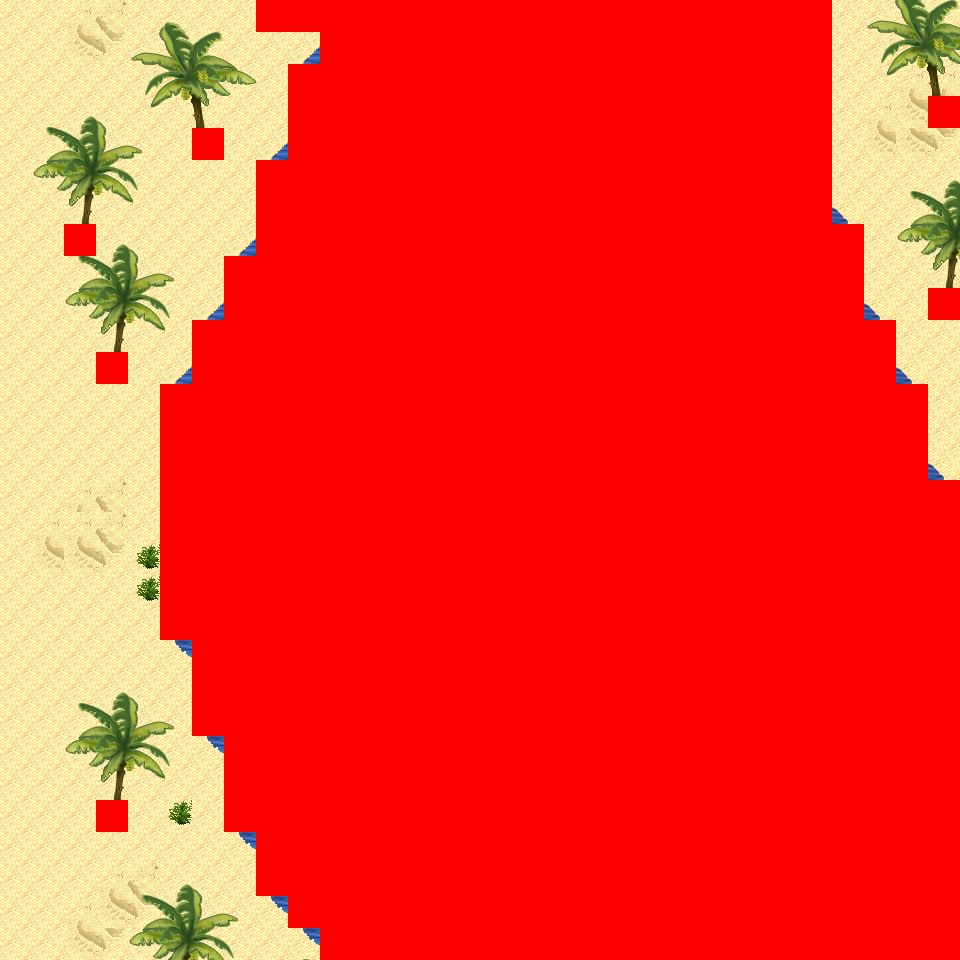

Tiled map render using the project's own tile images. Description and the map definition, with tile-layer contents summarised, below:
An orthogonal 30x30 tile map with 32x32 px tiles, 6 tile layers (Ground, Object, Object2, Above, ...), 14 tilesets and 6 objects (6x mapExit).

<map version="1.0" orientation="orthogonal" renderorder="right-down" width="30" height="30" tilewidth="32" tileheight="32" nextobjectid="7">
  <tileset firstgid="1" name="tileset_logic_collision" tilewidth="32" tileheight="32" tilecount="1" columns="1">
    <image source="../drawable/tileset_logic_collision.png" width="32" height="32" />
  </tileset>
  <tileset firstgid="2" name="tileset_ground_ground" tilewidth="32" tileheight="32" tilecount="33" columns="3">
    <image source="../drawable/tileset_ground_ground.png" width="96" height="352" />
  </tileset>
  <tileset firstgid="35" name="tileset_terrain_desert" tilewidth="32" tileheight="32" tilecount="88" columns="8">
    <image source="../drawable/tileset_terrain_desert.png" width="256" height="352" />
  </tileset>
  <tileset firstgid="123" name="tileset_building_stone_ruins" tilewidth="32" tileheight="32" tilecount="72" columns="6">
    <image source="../drawable/tileset_building_stone_ruins.png" width="192" height="384" />
  </tileset>
  <tileset firstgid="195" name="tileset_ground_sand_edges" tilewidth="32" tileheight="32" tilecount="15" columns="5">
    <image source="../drawable/tileset_ground_sand_edges.png" width="160" height="96" />
  </tileset>
  <tileset firstgid="210" name="tileset_ground_slate_tiles" tilewidth="32" tileheight="32" tilecount="15" columns="5">
    <image source="../drawable/tileset_ground_slate_tiles.png" width="160" height="96" />
  </tileset>
  <tileset firstgid="225" name="tileset_ground_sand_2" tilewidth="32" tileheight="32" tilecount="15" columns="5">
    <image source="../drawable/tileset_ground_sand_2.png" width="160" height="96" />
  </tileset>
  <tileset firstgid="240" name="tileset_plant_cactus_2" tilewidth="32" tileheight="32" tilecount="10" columns="5">
    <image source="../drawable/tileset_plant_cactus_2.png" width="160" height="64" />
  </tileset>
  <tileset firstgid="250" name="tileset_plant_round_cactuses" tilewidth="32" tileheight="32" tilecount="20" columns="10">
    <image source="../drawable/tileset_plant_round_cactuses.png" width="320" height="64" />
  </tileset>
  <tileset firstgid="270" name="tileset_plant_tree_banana_tree" tilewidth="32" tileheight="32" tilecount="40" columns="4">
    <image source="../drawable/tileset_plant_tree_banana_tree.png" width="128" height="320" />
  </tileset>
  <tileset firstgid="310" name="tileset_plant_tree_palm_tree" tilewidth="32" tileheight="32" tilecount="6" columns="2">
    <image source="../drawable/tileset_plant_tree_palm_tree.png" width="64" height="96" />
  </tileset>
  <tileset firstgid="316" name="tileset_plant_tree_palm_trees" tilewidth="32" tileheight="32" tilecount="40" columns="4">
    <image source="../drawable/tileset_plant_tree_palm_trees.png" width="128" height="320" />
  </tileset>
  <tileset firstgid="356" name="tileset_building_stone_tower" tilewidth="32" tileheight="32" tilecount="14" columns="2">
    <image source="../drawable/tileset_building_stone_tower.png" width="64" height="224" />
  </tileset>
  <tileset firstgid="370" name="tileset_plant_bush_large_green" tilewidth="32" tileheight="32" tilecount="9" columns="3">
    <image source="../drawable/tileset_plant_bush_large_green.png" width="96" height="96" />
  </tileset>
  <layer name="Ground" width="30" height="30">
    <data>[900 cells, 900 non-empty, 6 distinct tile ids]</data>
  </layer>
  <layer name="Object" width="30" height="30">
    <data>[900 cells, 71 non-empty, 13 distinct tile ids]</data>
  </layer>
  <layer name="Object2" width="30" height="30">
    <data>[900 cells, 0 non-empty, 0 distinct tile ids]</data>
  </layer>
  <layer name="Above" width="30" height="30">
    <data>[900 cells, 85 non-empty, 27 distinct tile ids]</data>
  </layer>
  <layer name="Above2" width="30" height="30">
    <data>[900 cells, 0 non-empty, 0 distinct tile ids]</data>
  </layer>
  <layer name="Walkable" width="30" height="30">
    <data>[900 cells, 653 non-empty, 1 distinct tile ids]</data>
  </layer>
  <objectgroup name="MapEvents">
    <object id="1" name="north" type="mapExit" x="0" y="0" width="256" height="32">
      <properties>
        <property name="map" value="level_0_x34_y111" />
        <property name="x" value="0" />
        <property name="y" value="28" />
      </properties>
    </object>
    <object id="2" name="north2" type="mapExit" x="832" y="0" width="128" height="32">
      <properties>
        <property name="map" value="level_0_x34_y111" />
        <property name="x" value="26" />
        <property name="y" value="28" />
      </properties>
    </object>
    <object id="3" name="south" type="mapExit" x="0" y="928" width="320" height="32">
      <properties>
        <property name="map" value="level_0_x34_y113" />
        <property name="x" value="0" />
        <property name="y" value="1" />
      </properties>
    </object>
    <object id="4" name="east" type="mapExit" x="928" y="0" width="32" height="96">
      <properties>
        <property name="map" value="level_0_x35_y112" />
        <property name="x" value="1" />
        <property name="y" value="0" />
      </properties>
    </object>
    <object id="5" name="east2" type="mapExit" x="928" y="128" width="32" height="160">
      <properties>
        <property name="map" value="level_0_x35_y112" />
        <property name="x" value="1" />
        <property name="y" value="4" />
      </properties>
    </object>
    <object id="6" name="east3" type="mapExit" x="928" y="320" width="32" height="160">
      <properties>
        <property name="map" value="level_0_x35_y112" />
        <property name="x" value="1" />
        <property name="y" value="10" />
      </properties>
    </object>
  </objectgroup>
</map>
